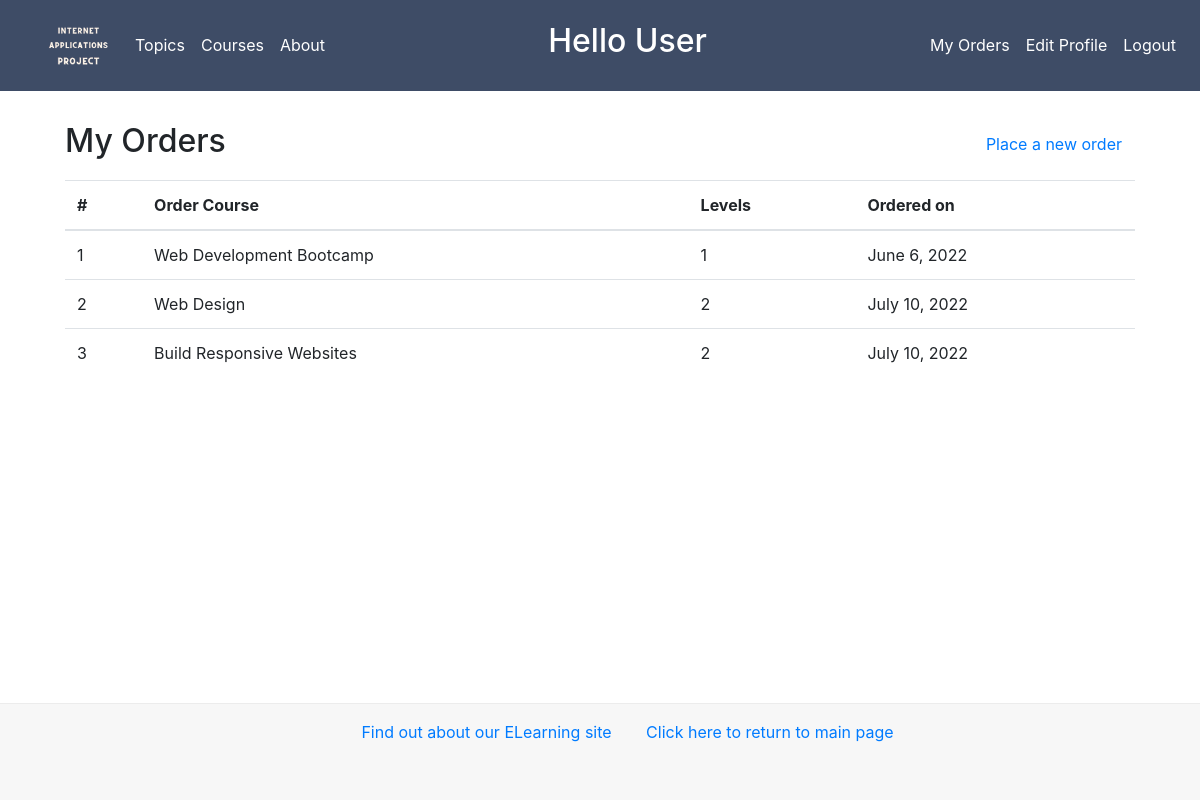
The app's page /myapp/myorders/ (signed in), older data.
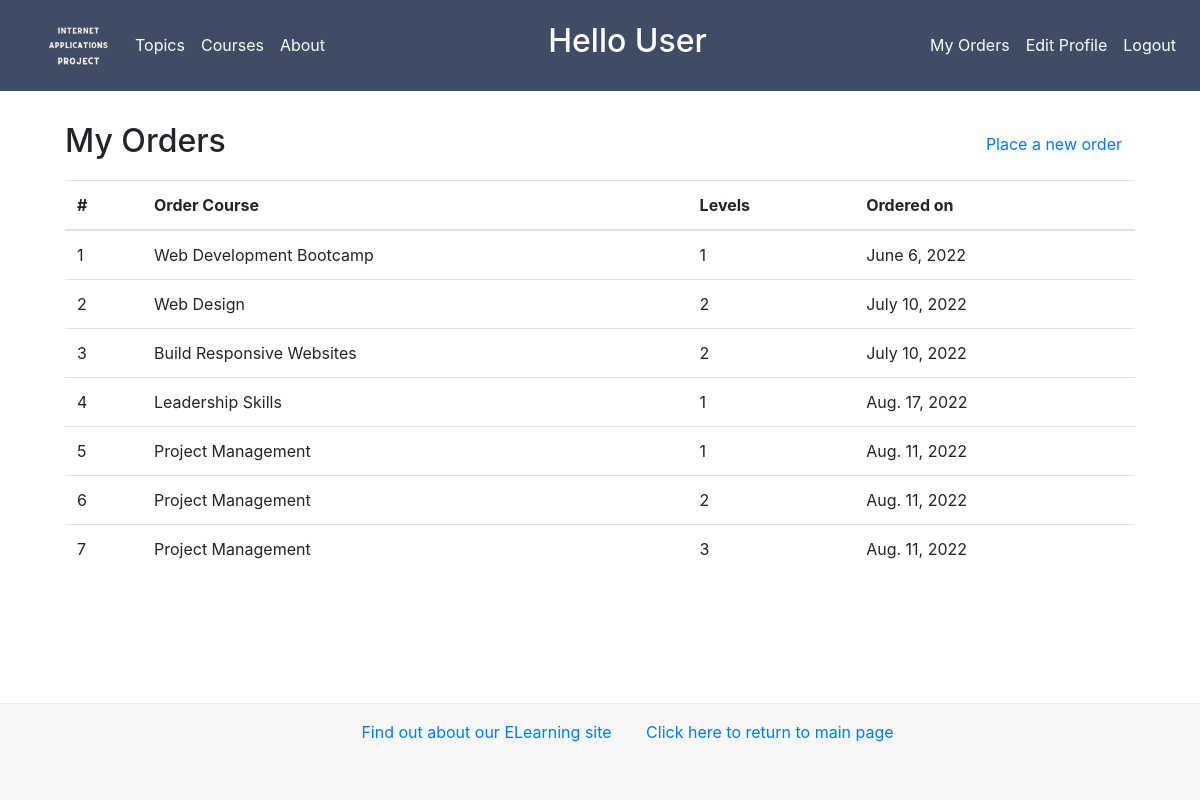
The same page, newer data.
### newdjangoProject/models.py (models this page shows, shortened)
class Order(models.Model):
    ORDER_STATUS_CHOICES = [
        (0, 'Cancelled'),
        (1, 'Order Confirmed')
    ]
    course = models.ForeignKey(Course, on_delete=models.CASCADE)
    student = models.ForeignKey(Student, on_delete=models.CASCADE)
    levels = models.PositiveIntegerField(default=5)
    order_status = models.IntegerField(choices=ORDER_STATUS_CHOICES, default=1)
    order_date = models.DateField(default=timezone.now)

class Course(models.Model):
    topic = models.ForeignKey(
        Topic, related_name='courses', on_delete=models.CASCADE)
    name = models.CharField(max_length=200)
    price = models.DecimalField(
        max_digits=10, decimal_places=2, validators=[validate_price])
    for_everyone = models.BooleanField(default=True)
    description = models.TextField(max_length=300, null=True, blank=True)
    interested = models.PositiveIntegerField(default=0)
    stages = models.PositiveIntegerField(default=3)

### newdjangoProject/views.py (the view)
# urls.py: path(r'myorders/', views.myorders, name='myorders'),
@login_required
def myorders(request):
    user = get_user(request)
    if hasattr(user, 'student'):
        order_list = Order.objects.filter(student=user.student)
        context = {
            'orders': order_list
        }
        return render(request, 'newdjangoProject/myorders.html', context)
    else:
        msg = "You are not a registered student!"
        return render(request, 'newdjangoProject/not_student_account.html', {'msg': msg})

### newdjangoProject/templates/newdjangoProject/myorders.html
{% extends 'newdjangoProject/base.html' %} {% block body_block %}
<h2 class="header">
  My Orders
  <button type="button" class="btn btn-link">
    <a href="{% url 'placeorder' %}">Place a new order</a>
  </button>
</h2>
{% if orders %}
<table class="table table-hover">
  <thead>
    <th>#</th>
    <th>Order Course</th>
    <th>Levels</th>
    <th>Ordered on</th>
  </thead>
  <tbody>
    {% for order in orders %}
    <tr>
      <td>{{forloop.counter}}</td>
      <td>{{ order.course.name}}</td>
      <td>{{ order.levels}}</td>
      <td>{{ order.order_date }}</td>
    </tr>
    {% endfor %}
  </tbody>
</table>
{% else %}
<p>There are no orders!</p>
{% endif %} {% endblock %}

### newdjangoProject/templates/newdjangoProject/base.html (shortened to what this page needs)
<!DOCTYPE html>
{% load static %}
<html>
  <head>
    <link
      rel="stylesheet"
      href="{% static 'newdjangoProject/css/bootstrap.min.css' %}"
    />
    <link
      rel="stylesheet"
      href="{% static 'newdjangoProject/css/bootstrap.css' %}"
    />
    <link
      rel="stylesheet"
      type="text/css"
      href="{% static 'newdjangoProject/style.css' %}"
    />
  </head>
  <body class="d-flex flex-column min-vh-100">
    <nav
      class="navbar navbar-expand-md navbar-dark bg-dark fixed-top"
      style="background-color: #3e4c66 !important"
    >
      <a
        class="navbar-brand"
        target=""
        href="{% url 'index' %}"
        style="margin-left: 30px"
      >
        <img
          src="{% static 'newdjangoProject/images/test3.png' %}"
          alt="Listd"
          style="height: 65px"
        />
      </a>
      <div class="collapse navbar-collapse" id="navbarsExampleDefault">
        <ul class="navbar-nav mr-auto">
          <li class="nav-item active">
            <a class="nav-link" href="{% url 'index' %}"
              >Topics <span class="sr-only">(current)</span></a
            >
          </li>
          <li class="nav-item active">
            <a class="nav-link" href="{% url 'courses' %}"
              >Courses <span class="sr-only">(current)</span></a
            >
          </li>
          <li class="nav-item active">
            <a class="nav-link" href="{% url 'about' %}"
              >About <span class="sr-only">(current)</span></a
            >
          </li>
        </ul>
        <h2 class="navbar-text" style="color: white">
          {% block myhdg %}Hello User {% endblock %}
        </h2>
        <ul class="navbar-nav ml-auto">
          {% if request.session.last_login %}
          <li class="nav-item active">
            <a
              class="nav-link"
              href="{% url 'myorders' %}"
              id="logout"
              data-busy="href"
              >My Orders </a>
          </li>
          <li class="nav-item active">
            <a
              class="nav-link"
              href="{% url 'edit_profile' %}"
              id="logout"
              data-busy="href"
              >Edit Profile </a>
          </li>
          <li class="nav-item active">
            <a
              class="nav-link"
              href="{% url 'user_logout' %}"
              id="logout"
              data-busy="href"
              >Logout </a>
          </li>
          {% endif %}
        </ul>
      </div>
    </nav>
    <div class="container">
      <div class="col-md-12 feedback" id="feedback">
        <h3>Working...&nbsp;&nbsp;&nbsp;</h3>
      </div>
      <p id="download-continue" class="feedback"><a href="/">Continue</a></p>
      <div class="bodyContainer">{% block body_block %}*** {% endblock %}</div>
    </div>
    <footer class="bg-light text-center text-lg-start mt-auto">
      <div
        class="text-center p-3"
        style="background-color: #f7f7f7; border-top: 1px solid #ececec"
      >
        <ul>
          <li class="hbar1">
            <a href="/myapp/about/">Find out about our ELearning site</a>
          </li>
          <li class="hbar1">
            <a href="{% url 'index' %}">Click here to return to main page</a
            ><br />
          </li>
        </ul>
      </div>
    </footer>
  </body>
</html>

### newdjangoProject/static/newdjangoProject/style.css (style rules this page uses)
.hbar1 { display: inline; margin: 15px; }
.btn { margin-top: 20px; }
.bodyContainer { padding: 20px; }
.header { margin: 20px 0; position: relative; }
.header .btn { position: absolute; right: 0; top: -17px; }

Row changes from the older to the newer data that the page shows:
added Order: course.name "Leadership Skills", levels "1", order_date "Aug. 17, 2022"
added Order: course.name "Project Management", levels "1", order_date "Aug. 11, 2022"
added Order: course.name "Project Management", levels "2", order_date "Aug. 11, 2022"
added Order: course.name "Project Management", levels "3", order_date "Aug. 11, 2022"
